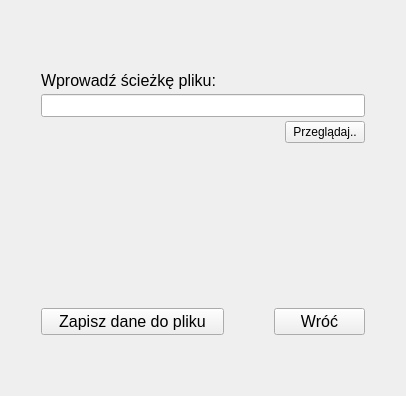
      <widget class="QWidget" name="page_path_save">
       <layout class="QGridLayout" name="gridLayout_9">
        <item row="0" column="0">
         <layout class="QVBoxLayout" name="verticalLayout_6" stretch="2,1">
          <property name="spacing">
           <number>90</number>
          </property>
          <item>
           <layout class="QGridLayout" name="gridLayout_8" rowstretch="3,0,0" columnstretch="1,0,0">
            <property name="leftMargin">
             <number>30</number>
            </property>
            <property name="topMargin">
             <number>60</number>
            </property>
            <property name="rightMargin">
             <number>30</number>
            </property>
            <property name="bottomMargin">
             <number>20</number>
            </property>
            <property name="horizontalSpacing">
             <number>0</number>
            </property>
            <property name="verticalSpacing">
             <number>4</number>
            </property>
            <item row="0" column="0">
             <widget class="QLabel" name="paths_label">
              <property name="sizePolicy">
               <sizepolicy hsizetype="Expanding" vsizetype="Expanding">
                <horstretch>0</horstretch>
                <verstretch>0</verstretch>
               </sizepolicy>
              </property>
              <property name="font">
               <font>
                <pointsize>12</pointsize>
               </font>
              </property>
              <property name="text">
               <string>Wprowadź ścieżkę pliku:</string>
              </property>
             </widget>
            </item>
            <item row="2" column="1">
             <spacer name="horizontalSpacer_2">
              <property name="orientation">
               <enum>Qt::Horizontal</enum>
              </property>
              <property name="sizeHint" stdset="0">
               <size>
                <width>68</width>
                <height>20</height>
               </size>
              </property>
             </spacer>
            </item>
            <item row="2" column="2">
             <widget class="QPushButton" name="paths_button_browse">
              <property name="sizePolicy">
               <sizepolicy hsizetype="Expanding" vsizetype="Expanding">
                <horstretch>0</horstretch>
                <verstretch>0</verstretch>
               </sizepolicy>
              </property>
              <property name="text">
               <string>Przeglądaj..</string>
              </property>
             </widget>
            </item>
            <item row="1" column="0" colspan="3">
             <widget class="QLineEdit" name="paths_line">
              <property name="sizePolicy">
               <sizepolicy hsizetype="Expanding" vsizetype="Fixed">
                <horstretch>0</horstretch>
                <verstretch>0</verstretch>
               </sizepolicy>
              </property>
              <property name="font">
               <font>
                <pointsize>10</pointsize>
               </font>
              </property>
             </widget>
            </item>
           </layout>
          </item>
          <item>
           <layout class="QHBoxLayout" name="horizontalLayout_5" stretch="2,1">
            <property name="spacing">
             <number>50</number>
            </property>
            <property name="leftMargin">
             <number>30</number>
            </property>
            <property name="topMargin">
             <number>55</number>
            </property>
            <property name="rightMargin">
             <number>30</number>
            </property>
            <property name="bottomMargin">
             <number>50</number>
            </property>
            <item>
             <widget class="QPushButton" name="paths_button_save">
              <property name="sizePolicy">
               <sizepolicy hsizetype="Expanding" vsizetype="Expanding">
                <horstretch>0</horstretch>
                <verstretch>0</verstretch>
               </sizepolicy>
              </property>
              <property name="font">
               <font>
                <pointsize>12</pointsize>
               </font>
              </property>
              <property name="text">
               <string>Zapisz dane do pliku</string>
              </property>
             </widget>
            </item>
            <item>
             <widget class="QPushButton" name="paths_button_goback">
              <property name="sizePolicy">
               <sizepolicy hsizetype="Expanding" vsizetype="Expanding">
                <horstretch>0</horstretch>
                <verstretch>0</verstretch>
               </sizepolicy>
              </property>
              <property name="font">
               <font>
                <pointsize>12</pointsize>
               </font>
              </property>
              <property name="text">
               <string>Wróć</string>
              </property>
             </widget>
            </item>
           </layout>
          </item>
         </layout>
        </item>
       </layout>
      </widget>
